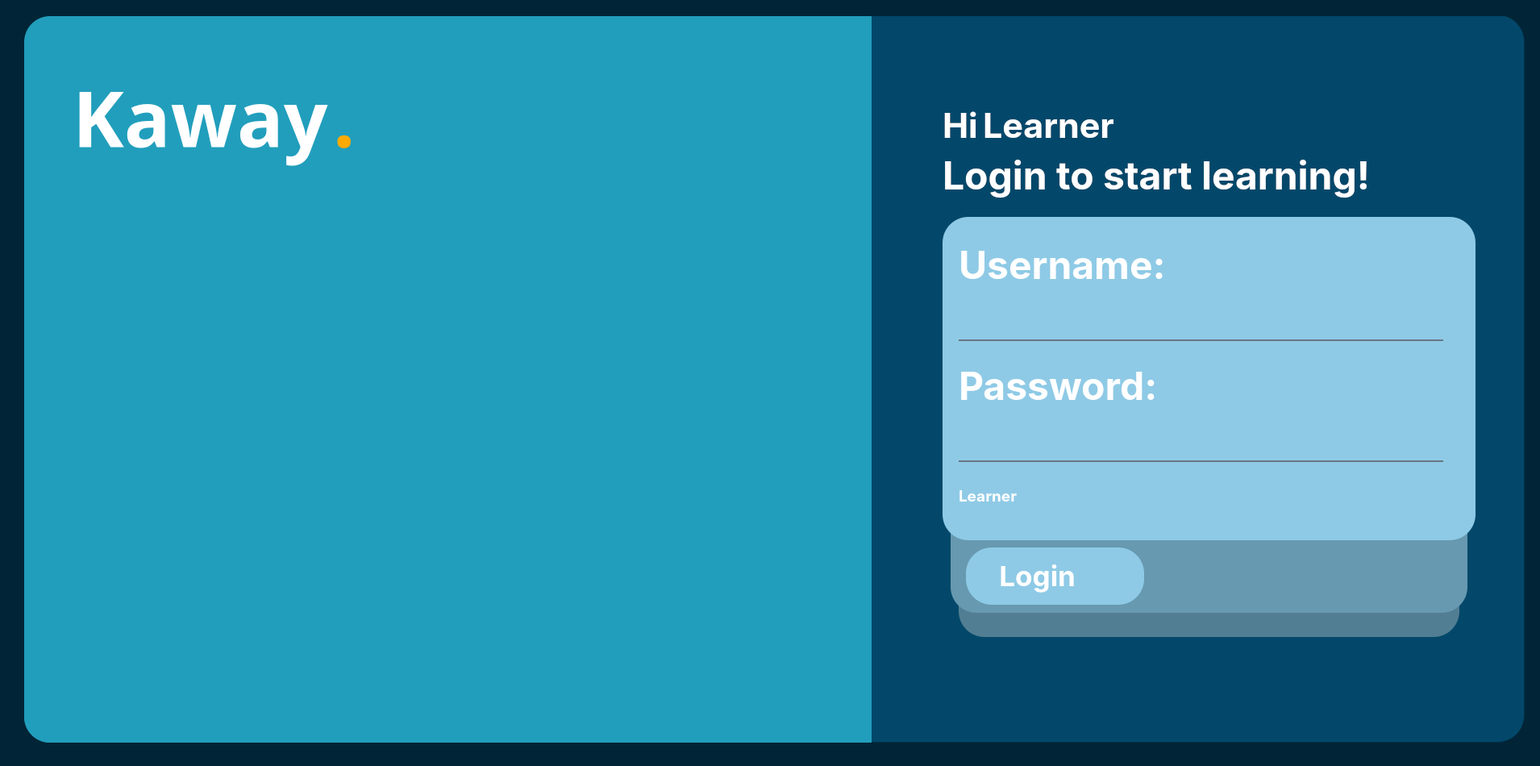
<?xml version="1.0" encoding="UTF-8"?>
<ui version="4.0">
 <class>MainWindow</class>
 <widget class="QMainWindow" name="MainWindow">
  <property name="geometry">
   <rect>
    <x>0</x>
    <y>0</y>
    <width>1910</width>
    <height>950</height>
   </rect>
  </property>
  <property name="windowTitle">
   <string>MainWindow</string>
  </property>
  <property name="styleSheet">
   <string notr="true">
background-color: rgb(1, 37, 55);</string>
  </property>
  <widget class="QWidget" name="centralwidget">
   <widget class="QWidget" name="MainBar" native="true">
    <property name="geometry">
     <rect>
      <x>30</x>
      <y>20</y>
      <width>1861</width>
      <height>901</height>
     </rect>
    </property>
    <property name="styleSheet">
     <string notr="true"/>
    </property>
    <widget class="QWidget" name="SideTab" native="true">
     <property name="geometry">
      <rect>
       <x>0</x>
       <y>0</y>
       <width>1051</width>
       <height>961</height>
      </rect>
     </property>
     <widget class="QFrame" name="SideTabFrame">
      <property name="geometry">
       <rect>
        <x>0</x>
        <y>0</y>
        <width>1051</width>
        <height>901</height>
       </rect>
      </property>
      <property name="styleSheet">
       <string notr="true">background-color: rgb(33, 158, 188);
border-top-left-radius: 32px;
border-bottom-left-radius: 32px;</string>
      </property>
      <property name="frameShape">
       <enum>QFrame::StyledPanel</enum>
      </property>
      <property name="frameShadow">
       <enum>QFrame::Raised</enum>
      </property>
      <widget class="QWidget" name="horizontalLayoutWidget">
       <property name="geometry">
        <rect>
         <x>60</x>
         <y>20</y>
         <width>376</width>
         <height>211</height>
        </rect>
       </property>
       <layout class="QHBoxLayout" name="horizontalLayout">
        <item>
         <widget class="QLabel" name="Kaway">
          <property name="maximumSize">
           <size>
            <width>341</width>
            <height>209</height>
           </size>
          </property>
          <property name="font">
           <font>
            <family>Poppins</family>
            <pointsize>72</pointsize>
            <bold>true</bold>
           </font>
          </property>
          <property name="styleSheet">
           <string notr="true">color:rgb(255, 255, 255)</string>
          </property>
          <property name="text">
           <string>Kaway</string>
          </property>
         </widget>
        </item>
        <item>
         <widget class="QLabel" name="Dot">
          <property name="font">
           <font>
            <family>Poppins</family>
            <pointsize>72</pointsize>
            <bold>true</bold>
           </font>
          </property>
          <property name="styleSheet">
           <string notr="true">color: rgb(255, 170, 0);</string>
          </property>
          <property name="text">
           <string>.</string>
          </property>
         </widget>
        </item>
       </layout>
      </widget>
      <widget class="QLabel" name="Check">
       <property name="geometry">
        <rect>
         <x>0</x>
         <y>200</y>
         <width>1051</width>
         <height>701</height>
        </rect>
       </property>
       <property name="text">
        <string/>
       </property>
       <property name="pixmap">
        <pixmap>../linear/check.png</pixmap>
       </property>
       <property name="scaledContents">
        <bool>true</bool>
       </property>
      </widget>
     </widget>
    </widget>
    <widget class="QWidget" name="RightContainer" native="true">
     <property name="geometry">
      <rect>
       <x>279</x>
       <y>-1</y>
       <width>1581</width>
       <height>901</height>
      </rect>
     </property>
     <widget class="QFrame" name="mainframe">
      <property name="geometry">
       <rect>
        <x>0</x>
        <y>0</y>
        <width>1581</width>
        <height>901</height>
       </rect>
      </property>
      <property name="styleSheet">
       <string notr="true">background-color: rgb(3, 72, 106);
border-top-right-radius: 32px;
border-bottom-right-radius: 32px;</string>
      </property>
      <property name="frameShape">
       <enum>QFrame::StyledPanel</enum>
      </property>
      <property name="frameShadow">
       <enum>QFrame::Raised</enum>
      </property>
      <widget class="QFrame" name="MidFrame_3">
       <property name="geometry">
        <rect>
         <x>870</x>
         <y>350</y>
         <width>641</width>
         <height>391</height>
        </rect>
       </property>
       <property name="styleSheet">
        <string notr="true">background-color: rgb(103, 153, 176);
border-radius: 32px</string>
       </property>
       <property name="frameShape">
        <enum>QFrame::StyledPanel</enum>
       </property>
       <property name="frameShadow">
        <enum>QFrame::Raised</enum>
       </property>
       <widget class="QPushButton" name="Login">
        <property name="geometry">
         <rect>
          <x>19</x>
          <y>310</y>
          <width>221</width>
          <height>71</height>
         </rect>
        </property>
        <property name="maximumSize">
         <size>
          <width>300</width>
          <height>200</height>
         </size>
        </property>
        <property name="font">
         <font>
          <family>Inter</family>
          <pointsize>26</pointsize>
          <bold>true</bold>
         </font>
        </property>
        <property name="layoutDirection">
         <enum>Qt::LeftToRight</enum>
        </property>
        <property name="autoFillBackground">
         <bool>false</bool>
        </property>
        <property name="styleSheet">
         <string notr="true">border-radius: 32px;
color:rgb(255, 255, 255);
background-color: rgb(142, 202, 230);
text-align:left;

</string>
        </property>
        <property name="text">
         <string>     Login</string>
        </property>
        <property name="iconSize">
         <size>
          <width>30</width>
          <height>30</height>
         </size>
        </property>
       </widget>
       <widget class="QLabel" name="Check_2">
        <property name="geometry">
         <rect>
          <x>160</x>
          <y>320</y>
          <width>61</width>
          <height>51</height>
         </rect>
        </property>
        <property name="styleSheet">
         <string notr="true">background-color:rgba(0,0,0,0)</string>
        </property>
        <property name="text">
         <string/>
        </property>
        <property name="pixmap">
         <pixmap>../linear/check.png</pixmap>
        </property>
        <property name="scaledContents">
         <bool>true</bool>
        </property>
       </widget>
      </widget>
      <widget class="QFrame" name="UpperFrame_3">
       <property name="geometry">
        <rect>
         <x>860</x>
         <y>250</y>
         <width>661</width>
         <height>401</height>
        </rect>
       </property>
       <property name="styleSheet">
        <string notr="true">background-color: rgb(142, 202, 230);
border-radius: 32px
</string>
       </property>
       <property name="frameShape">
        <enum>QFrame::StyledPanel</enum>
       </property>
       <property name="frameShadow">
        <enum>QFrame::Raised</enum>
       </property>
       <widget class="QWidget" name="verticalLayoutWidget_2">
        <property name="geometry">
         <rect>
          <x>20</x>
          <y>30</y>
          <width>601</width>
          <height>351</height>
         </rect>
        </property>
        <layout class="QVBoxLayout" name="verticalLayout_2">
         <item>
          <widget class="QLabel" name="AnswerText_4">
           <property name="font">
            <font>
             <family>Inter</family>
             <pointsize>36</pointsize>
             <bold>true</bold>
            </font>
           </property>
           <property name="layoutDirection">
            <enum>Qt::LeftToRight</enum>
           </property>
           <property name="styleSheet">
            <string notr="true">color: rgb(255, 255, 255);</string>
           </property>
           <property name="text">
            <string>Username:</string>
           </property>
           <property name="alignment">
            <set>Qt::AlignLeading|Qt::AlignLeft|Qt::AlignTop</set>
           </property>
          </widget>
         </item>
         <item>
          <widget class="QLineEdit" name="username">
           <property name="font">
            <font>
             <pointsize>24</pointsize>
            </font>
           </property>
           <property name="styleSheet">
            <string notr="true">background-color:rgba(0,0,0,0);
border:none;
border-bottom:2px solid rgba(105, 118, 132,  255);
color:rgba(255,255,255,230);
padding-bottom:7px;</string>
           </property>
          </widget>
         </item>
         <item>
          <spacer name="verticalSpacer">
           <property name="orientation">
            <enum>Qt::Horizontal</enum>
           </property>
           <property name="sizeHint" stdset="0">
            <size>
             <width>40</width>
             <height>20</height>
            </size>
           </property>
          </spacer>
         </item>
         <item>
          <widget class="QLabel" name="AnswerText_5">
           <property name="font">
            <font>
             <family>Inter</family>
             <pointsize>36</pointsize>
             <bold>true</bold>
            </font>
           </property>
           <property name="layoutDirection">
            <enum>Qt::LeftToRight</enum>
           </property>
           <property name="styleSheet">
            <string notr="true">color: rgb(255, 255, 255);</string>
           </property>
           <property name="text">
            <string>Password:</string>
           </property>
           <property name="alignment">
            <set>Qt::AlignLeading|Qt::AlignLeft|Qt::AlignTop</set>
           </property>
          </widget>
         </item>
         <item>
          <widget class="QLineEdit" name="password">
           <property name="font">
            <font>
             <pointsize>24</pointsize>
            </font>
           </property>
           <property name="styleSheet">
            <string notr="true">background-color:rgba(0,0,0,0);
border:none;
border-bottom:2px solid rgba(105, 118, 132,  255);
color:rgba(255,255,255,230);
padding-bottom:7px;</string>
           </property>
          </widget>
         </item>
         <item>
          <widget class="QLabel" name="error">
           <property name="font">
            <font>
             <family>Inter</family>
             <pointsize>14</pointsize>
             <bold>true</bold>
            </font>
           </property>
           <property name="styleSheet">
            <string notr="true">color: rgb(255, 255, 255);</string>
           </property>
           <property name="text">
            <string>Learner</string>
           </property>
          </widget>
         </item>
        </layout>
       </widget>
      </widget>
      <widget class="QFrame" name="LowerFrame_3">
       <property name="geometry">
        <rect>
         <x>880</x>
         <y>460</y>
         <width>621</width>
         <height>311</height>
        </rect>
       </property>
       <property name="styleSheet">
        <string notr="true">background-color: rgb(82, 126, 147);
border-radius: 32px</string>
       </property>
       <property name="frameShape">
        <enum>QFrame::StyledPanel</enum>
       </property>
       <property name="frameShadow">
        <enum>QFrame::Raised</enum>
       </property>
      </widget>
      <widget class="QWidget" name="gridLayoutWidget">
       <property name="geometry">
        <rect>
         <x>860</x>
         <y>110</y>
         <width>764</width>
         <height>118</height>
        </rect>
       </property>
       <layout class="QGridLayout" name="gridLayout">
        <item row="0" column="0">
         <layout class="QHBoxLayout" name="horizontalLayout_2">
          <item>
           <widget class="QLabel" name="Hi">
            <property name="font">
             <font>
              <family>Inter</family>
              <pointsize>32</pointsize>
              <bold>true</bold>
             </font>
            </property>
            <property name="styleSheet">
             <string notr="true">color: rgb(255, 255, 255);</string>
            </property>
            <property name="text">
             <string>Hi</string>
            </property>
           </widget>
          </item>
          <item>
           <widget class="QLabel" name="User">
            <property name="font">
             <font>
              <family>Inter</family>
              <pointsize>32</pointsize>
              <bold>true</bold>
             </font>
            </property>
            <property name="styleSheet">
             <string notr="true">color: rgb(255, 255, 255);</string>
            </property>
            <property name="text">
             <string>Learner</string>
            </property>
           </widget>
          </item>
          <item>
           <spacer name="horizontalSpacer">
            <property name="orientation">
             <enum>Qt::Horizontal</enum>
            </property>
            <property name="sizeHint" stdset="0">
             <size>
              <width>40</width>
              <height>20</height>
             </size>
            </property>
           </spacer>
          </item>
         </layout>
        </item>
        <item row="1" column="0">
         <widget class="QLabel" name="subtopic">
          <property name="font">
           <font>
            <family>Inter</family>
            <pointsize>36</pointsize>
            <bold>true</bold>
           </font>
          </property>
          <property name="styleSheet">
           <string notr="true">color: rgb(255, 255, 255);</string>
          </property>
          <property name="text">
           <string>Login to start learning!</string>
          </property>
         </widget>
        </item>
       </layout>
      </widget>
      <zorder>LowerFrame_3</zorder>
      <zorder>MidFrame_3</zorder>
      <zorder>UpperFrame_3</zorder>
      <zorder>gridLayoutWidget</zorder>
     </widget>
    </widget>
    <widget class="QFrame" name="MainFrame">
     <property name="geometry">
      <rect>
       <x>0</x>
       <y>0</y>
       <width>1861</width>
       <height>901</height>
      </rect>
     </property>
     <property name="styleSheet">
      <string notr="true">background-color: rgb(2, 48, 71);
border-radius: 32px
</string>
     </property>
     <property name="frameShape">
      <enum>QFrame::StyledPanel</enum>
     </property>
     <property name="frameShadow">
      <enum>QFrame::Raised</enum>
     </property>
    </widget>
    <zorder>MainFrame</zorder>
    <zorder>RightContainer</zorder>
    <zorder>SideTab</zorder>
   </widget>
  </widget>
  <widget class="QStatusBar" name="statusbar"/>
 </widget>
 <resources/>
 <connections/>
</ui>
